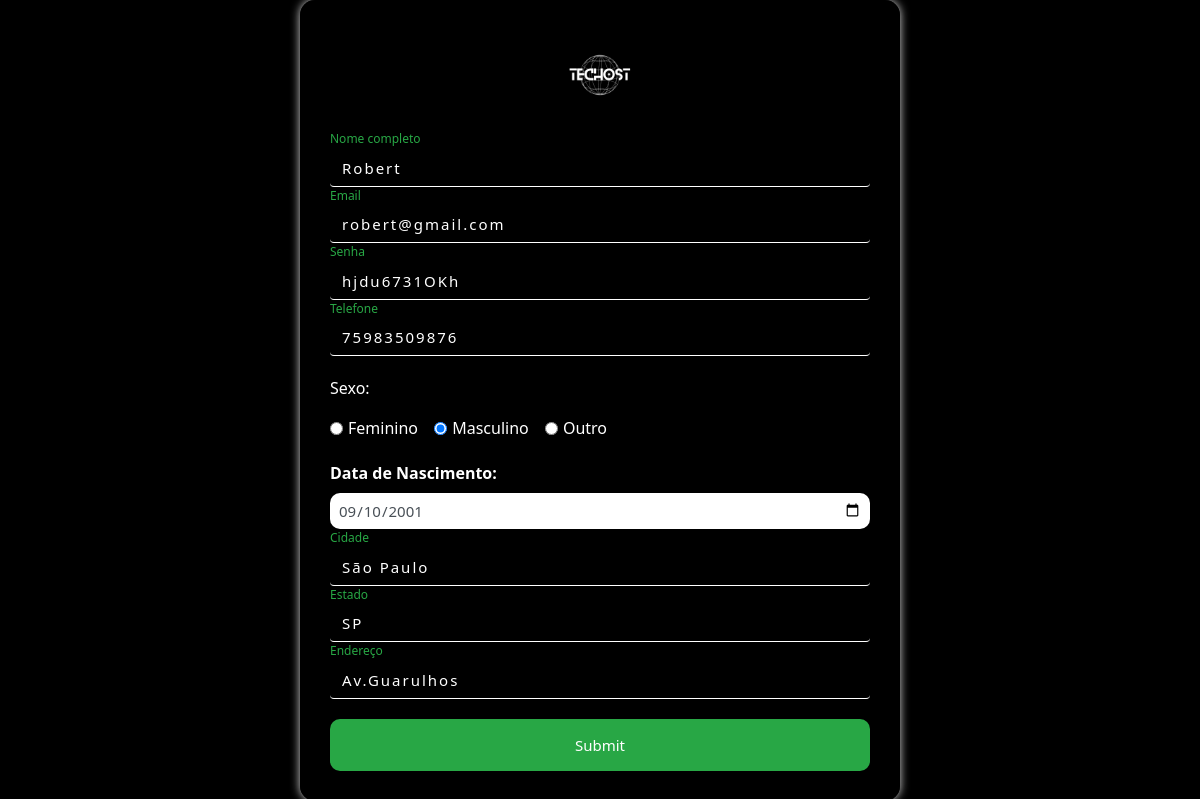
The app's page /edit.php?id=4 with its own data.
### tables this page shows
CREATE TABLE `usuarios` (
  `id` int(11) NOT NULL,
  `nome` varchar(45) DEFAULT NULL,
  `email` varchar(110) DEFAULT NULL,
  `senha` varchar(45) DEFAULT NULL,
  `telefone` varchar(15) DEFAULT NULL,
  `genero` varchar(15) DEFAULT NULL,
  `data_nasc` date DEFAULT NULL,
  `cidade` text DEFAULT NULL,
  `estado` text DEFAULT NULL,
  `endereco` text DEFAULT NULL
);

### edit.php (the view, shortened to what this page needs)
<?php
if (!empty($_GET['id']))
{
    include_once('config.php');
    $id = $_GET['id'];
    $sqlSelect = "SELECT * FROM usuarios WHERE id=$id";
    $result = $conexao->query($sqlSelect);
    if($result->num_rows > 0)
    {
        while($user_data = mysqli_fetch_assoc($result))
        {
            $nome = $user_data['nome'];
            $email = $user_data['email'];
            $senha = $user_data['senha'];
            $telefone = $user_data['telefone'];
            $genero = $user_data['genero'];
            $data_nasc = $user_data['data_nasc'];
            $cidade = $user_data['cidade'];
            $estado = $user_data['estado'];
            $endereco = $user_data['endereco'];
        }
    }
    else
    {
        header('Location: sistema.php');
    }
}
    else
    {
        header('Location: sistema.php');
    }
?>
<!DOCTYPE html>
<html lang="en">
<head>
    <link href="https://stackpath.bootstrapcdn.com/bootstrap/4.3.1/css/bootstrap.min.css" rel="stylesheet">
</head>
<body>
    <div class="box">
        <div class="logo-container">
            <img src="1.png" height="90px">
        </div>
        <form action="saveEdit.php" method="POST">
            <fieldset>
                <div class="form-group inputBox">
                    <input type="text" name="nome" id="nome" class="form-control inputUser" value="<?php echo $nome?>" required>
                    <label for="nome" class="labelInput">Nome completo</label>
                </div>
                <div class="form-group inputBox">
                    <input type="text" name="email" id="email" class="form-control inputUser" value="<?php echo $email?>" required>
                    <label for="email" class="labelInput">Email</label>
                </div>
                <div class="form-group inputBox">
                    <input type="text" name="senha" id="senha" class="form-control inputUser" value="<?php echo $senha?>" required>
                    <label for="senha" class="labelInput">Senha</label>
                </div>
                <div class="form-group inputBox">
                    <input type="tel" name="telefone" id="telefone" class="form-control inputUser" value="<?php echo $telefone?>" required>
                    <label for="telefone" class="labelInput">Telefone</label>
                </div>
                <div class="form-group">
                    <p>Sexo:</p>
                    <div class="form-check form-check-inline">
                        <input type="radio" id="feminino" name="genero" value="feminino" class="form-check-input" <?php echo ($genero== 'feminino') ? 'checked': '' ?> required>
                        <label for="feminino" class="form-check-label">Feminino</label>
                    </div>
                    <div class="form-check form-check-inline">
                        <input type="radio" id="masculino" name="genero" value="masculino" class="form-check-input"  <?php echo ($genero== 'masculino') ? 'checked': '' ?> required>
                        <label for="masculino" class="form-check-label">Masculino</label>
                    </div>
                    <div class="form-check form-check-inline">
                        <input type="radio" id="outro" name="genero" value="outro" class="form-check-input"  <?php echo ($genero== 'outro') ? 'checked': '' ?> required>
                        <label for="outro" class="form-check-label">Outro</label>
                    </div>
                </div>
                <div class="form-group">
                    <label for="data_nascimento"><b>Data de Nascimento:</b></label>
                    <input type="date" name="data_nascimento" id="data_nascimento" class="form-control" value="<?php echo $data_nasc?>" required>
                </div>
                <div class="form-group inputBox">
                    <input type="text" name="cidade" id="cidade" class="form-control inputUser" value="<?php echo $cidade?>" required>
                    <label for="cidade" class="labelInput">Cidade</label>
                </div>
                <div class="form-group inputBox">
                    <input type="text" name="estado" id="estado" class="form-control inputUser" value="<?php echo $estado?>" required>
                    <label for="estado" class="labelInput">Estado</label>
                </div>
                <div class="form-group inputBox">
                    <input type="text" name="endereco" id="endereco" class="form-control inputUser" value="<?php echo $endereco?>" required>
                    <label for="endereco" class="labelInput">Endereço</label>
                </div>
                <input type="submit" name="update" id="update" class="btn btn-primary">
            </fieldset>
        </form>
    </div>
</body>
</html>

### edit.php (style rules this page uses)
body { font-family: 'Segoe UI', Tahoma, Geneva, Verdana, sans-serif; background-color: #000000; color: #ffffff; margin: 0; padding: 0; display: flex; align-items: center; justify-content: center; min-height: 100vh; }
.box { background-color: rgba(0, 0, 0, 0.8); padding: 30px; border-radius: 15px; width: 80%; max-width: 600px; box-shadow: 0 0 10px rgba(255, 255, 255, 0.845); }
.box .form-group { margin-bottom: 20px; }
.box .inputBox { position: relative; }
.box .inputUser { background: none; border: none; border-bottom: 1px solid white; outline: none; color: white; font-size: 15px; width: 100%; letter-spacing: 2px; }
.box .labelInput { position: absolute; top: 0; left: 0; transition: .5s; color: #999999; }
.box .inputUser:focus ~ .labelInput, .box .inputUser:valid ~ .labelInput { top: -20px; font-size: 12px; color: #28a745; }
.box #data_nascimento { border: none; padding: 8px; border-radius: 10px; outline: none; font-size: 15px; }
.box #update { background-color: #28a745; width: 100%; border: none; padding: 15px; color: white; font-size: 15px; cursor: pointer; border-radius: 10px; transition: background-color 0.3s ease; }
.logo-container { text-align: center; margin-bottom: 30px; }

### records on screen
usuarios: nome "Robert", email "robert@gmail.com", senha "hjdu6731OKh", telefone "75983509876", genero "☐ Feminino", genero "☑ Masculino", genero "☐ Outro", data_nascimento "09/10/2001", cidade "São Paulo", estado "SP", endereco "Av.Guarulhos"
